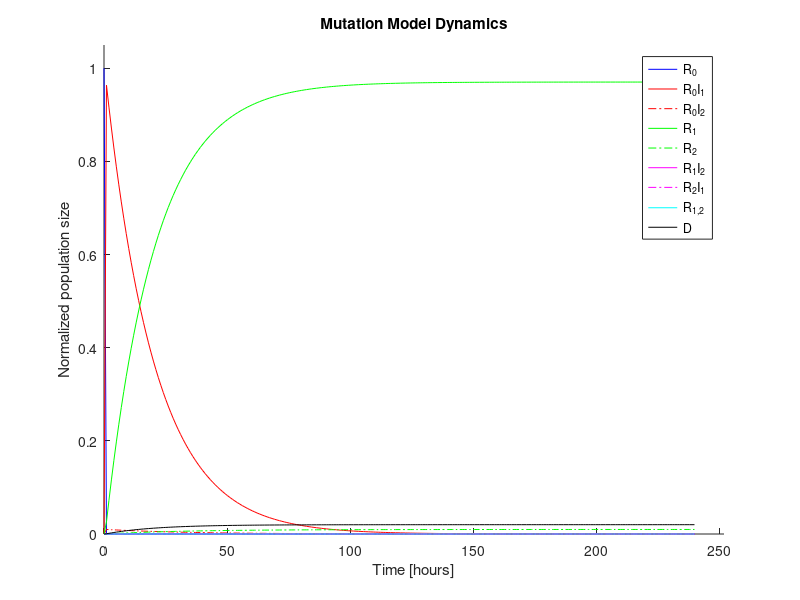

This chart was generated by the following MATLAB code: (Note: this script raises an error after producing the figure.)
% solve the model and print a graph
function y_params = solveModel()
global rho_empty_1;
global rho_empty_2;
global rho_1_2;
global rho_2_1;
global r_empty_initial;
global r_1_initial;
global r_2_initial;
global r_1_2_initial;
global r_empty_i_1_initial;
global r_empty_i_2_initial;
global r_1_i_2_initial;
global r_2_i_1_initial;
global d_initial;
global days;
global N;

N = 10000;
r_1_initial = 1;
r_2_initial = 1;
r_1_2_initial = 0;
r_empty_i_1_initial = 0;
r_empty_i_2_initial = 0;
r_1_i_2_initial = 0;
r_2_i_1_initial = 0;
d_initial = 0;
r_empty_initial = N - (r_1_initial + r_2_initial + r_1_2_initial + r_empty_i_1_initial + r_empty_i_2_initial + r_1_i_2_initial + r_2_i_1_initial + d_initial);

% consts
HOURS_PER_DAY = 24;
days = 10;
initial_condition = [r_empty_initial; r_1_initial; r_2_initial; r_1_2_initial; r_empty_i_1_initial; r_empty_i_2_initial; r_1_i_2_initial; r_2_i_1_initial; d_initial;];

% solve the ODEs
% assume each step is an hour - very important
x = lsode("mutationSirModel", initial_condition, (t = linspace(0, HOURS_PER_DAY * days, HOURS_PER_DAY * days)' ));

# normalize matrix
for i = 1:size(x)(1)
  for j = 1:size(x)(2)
    x(i, j) = x(i, j) / N;
  endfor
endfor

% plot the results
fig = figure();

% set plot info

hold on;

plot(t, x(:,1), "-b");
plot(t, x(:,2), "-r");
plot(t, x(:,3), "-.r");
plot(t, x(:,4), "-g");
plot(t, x(:,5), "-.g");
plot(t, x(:,6), "-m");
plot(t, x(:,7), "-.m");
plot(t, x(:,8), "-c");
plot(t, x(:,9), "-k");

xlim([0, HOURS_PER_DAY * days * 1.05]);
ylim([0, max(max(x)) * 1.05]);
title("Mutation Model Dynamics");
xlabel("Time [hours]");
ylabel("Normalized population size");
legend({"R_{0}", "R_{0}I_1", "R_{0}I_2", "R_1", "R_2", "R_1I_2", "R_2I_1", "R_{1,2}", "D"});

hold off;

# save figure for next runs 
file_name = strcat(save_name ,".jpg");
print (fig, file_name, "-djpg");
printf("\nSaved Dynamics Figure to: '%s'\n", file_name);
# close figures to save memory on long runs
close all

endfunction


function xdot = mutationSirModel(x, t)
global N;

# use parameters
beta_empty_1 = 0.002;
beta_empty_2 = 0.001;
beta_1_2 = 0.001;
beta_2_1 = 0.002;
gama_empty_1 = 0.05;
gama_empty_2 = 0.03;
gama_1_2 = 0.000008 ;
gama_2_1 = 0.00001 ;
rho_empty_1 = 0.98;
rho_empty_2 = 0.98;
rho_1_2 = 0.90;
rho_2_1 = 0.95;

# model itself
xdot(1) = -1 * ( beta_empty_1 * x(2) + beta_empty_2 * x(3) ) * x(1) ;
xdot(2) = beta_empty_1 * x(2) * x(1) - ( gama_empty_1 * x(2) ) ;
xdot(3) = beta_empty_2 * x(3) * x(1) - ( gama_empty_2 * x(3) ) ;
xdot(4) = (gama_empty_1 * rho_empty_1 * x(2)) - ( beta_1_2 * x(6) * x(4) ) ;
xdot(5) = (gama_empty_2 * rho_empty_2 * x(3)) - ( beta_2_1 * x(7) * x(5) ) ;
xdot(6) = beta_1_2 * x(6) * x(4) - gama_1_2 * x(6) ;
xdot(7) = beta_2_1 * x(7) * x(5) - gama_2_1 * x(7) ;
xdot(8) = gama_2_1 * rho_2_1 * x(7) + gama_1_2 * rho_1_2 * x(6) ;
xdot(9) = gama_empty_1 * (1 - rho_empty_1) * x(2) + gama_2_1 * (1 - rho_2_1) * x(7) + gama_empty_2 *(1 - rho_empty_2) * x(3) + gama_1_2 * (1 - rho_1_2) * x(6) ;

endfunction 
